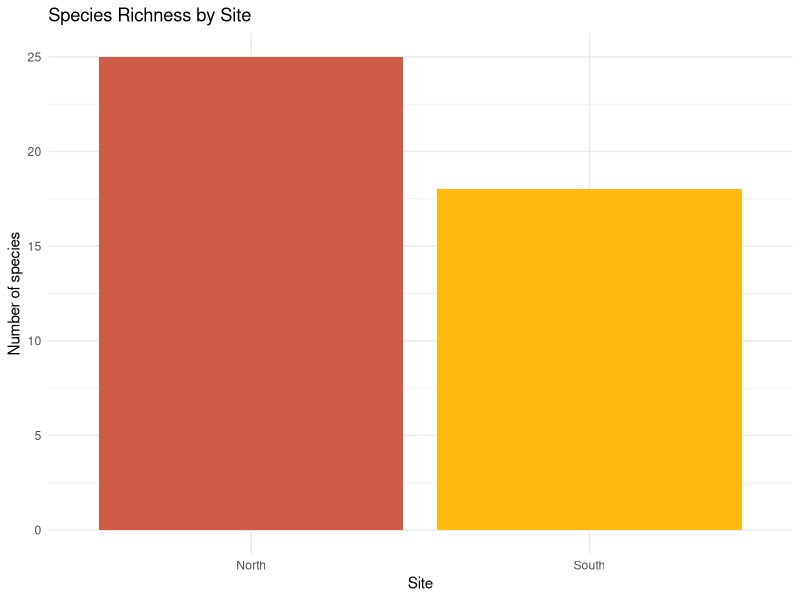
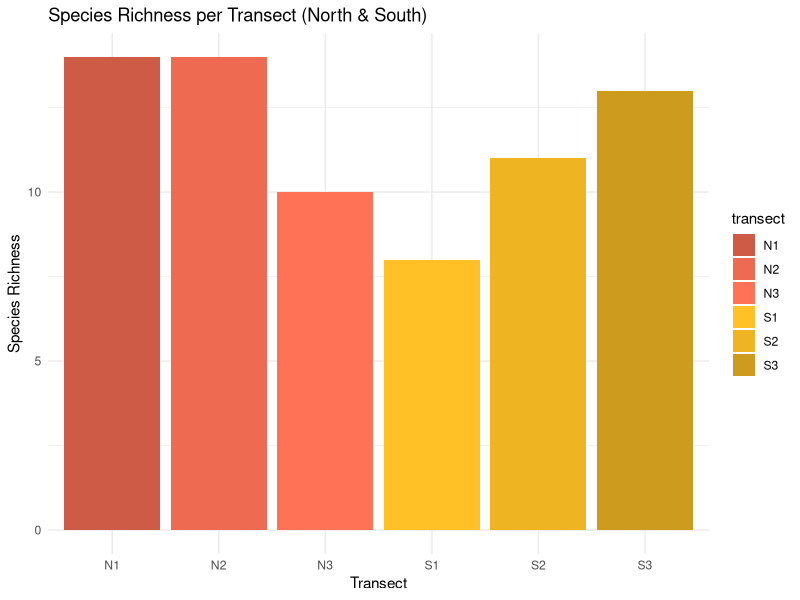
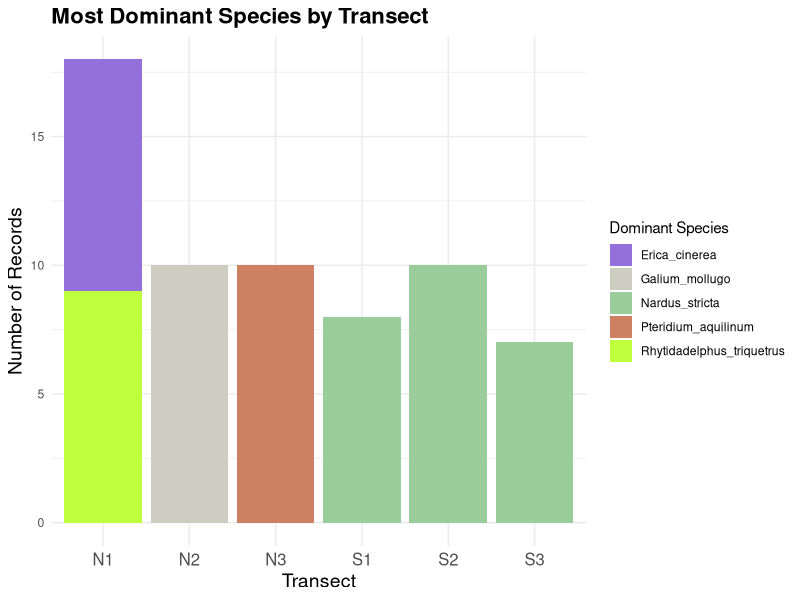
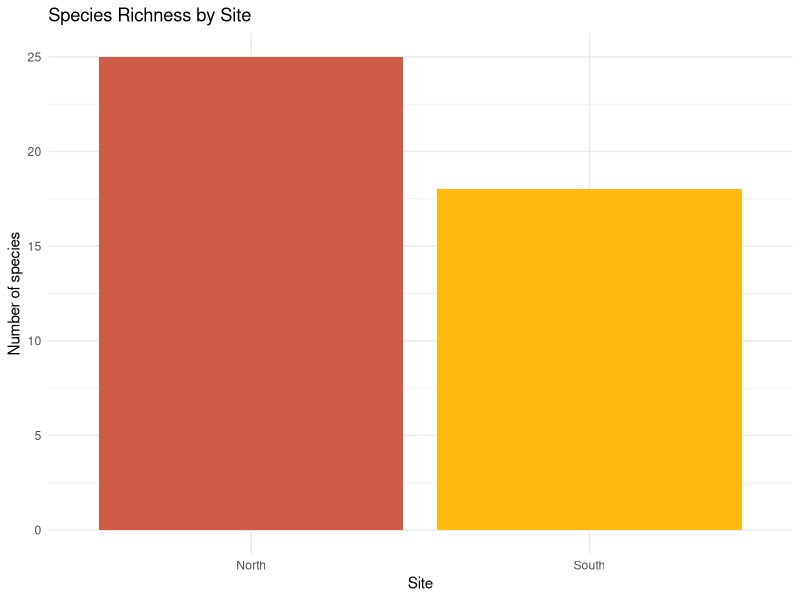
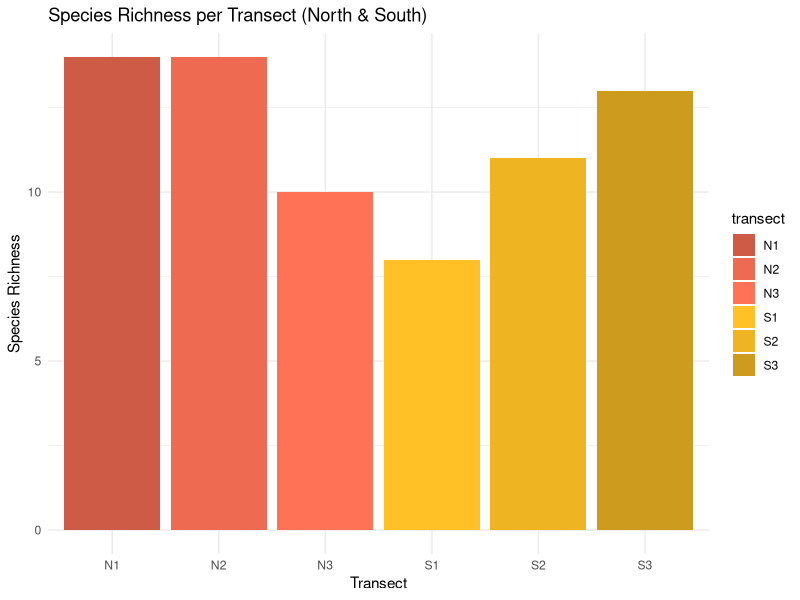
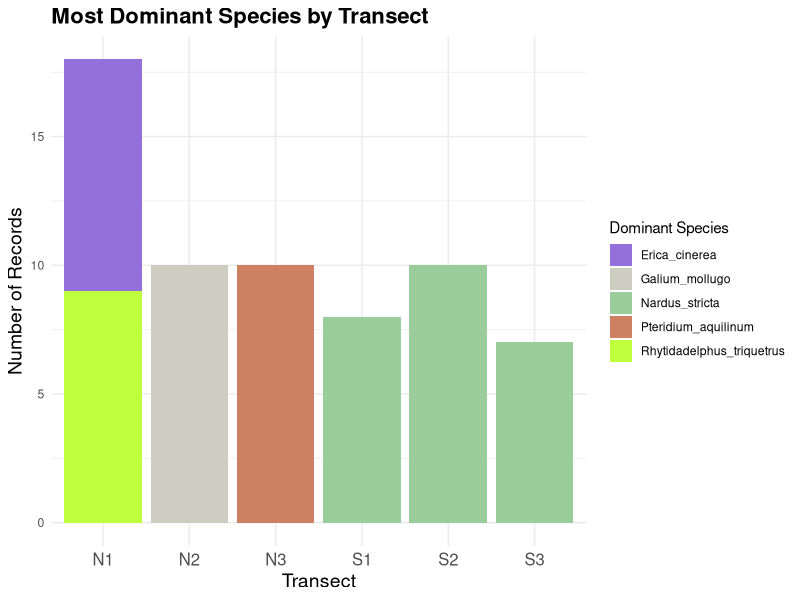

These charts were generated, in order, by the following R code: (Note: this script raises an error after producing the figures.)
install.packages("ggplot2")
library("ggplot2")
install.packages("tidyverse")
library("tidyverse")
North<-read.csv("Data/NorthSlopePlants.csv")
library(readr)
North <- read_csv("Data/NorthSlopePlants.csv")
View(North)
South<-read.csv("Data/SouthSlopePlants.csv")
View(South)
#Separated the data for both sites to make it easier when analysing. 
#Species richness trying to calculate the number of unique species observed
#calculating North Species richness 
North_richness<- North %>%
  summarise(species_richness=n_distinct(scientificName))
North_richness
#North richness = 25 - 25 unique species. 
#Calculating South species richness 
South_richness<- South %>% 
  summarise(species_richness = n_distinct(scientificName))
South_richness

#combine them into a dataframe to make plotting easier 
richness<- data.frame(
  site= c("North", "South"),
  richness=c(North_richness$species_richness, South_richness$species_richness))
richness
#I want to plot the species richness for each site 
#to do this I will use the package ggplot2 
ggplot(richness,aes(x=site,y=richness,fill=site))+
  geom_col() +
  scale_fill_manual(values = c("North"="coral3",
                               "South"="darkgoldenrod1"
                               ))+
  theme_minimal()+
  labs(
    title = "Species Richness by Site",
    x="Site",
    y= "Number of species"
  ) + 
  theme(legend.position = "none")
#save figures in case I want to upload to Github 
ggsave("Results/Species_richness_graph1.png")

#I want to see species richness per transect to relate to habitats and split up the data for the slops a little bit 
#To do this I will first extract the eventID using the first two characters which denote the transect
NorthTran<- North %>%
  mutate(transect=substr(eventID,1,2)) 
SouthTran<- South %>% 
  mutate(transect = substr(eventID,1,2))
NorthTran
#combining the data sets to make it easier to plot 
CombinedTrans<- rbind(NorthTran,SouthTran)
#calculate species richness for each transect 
transect_richness<- CombinedTrans %>%
  group_by(transect)%>%
  summarise(richness=n_distinct(scientificName))
transect_richness
#plot transect richness 
ggplot(transect_richness,aes(x=transect, y=richness, fill = transect))+
  geom_col()+
  scale_fill_manual(values = c(
    "N1"="coral3",
    "N2"="coral2",
    "N3"="coral1",
    "S1"="goldenrod1",
    "S2"="goldenrod2",
    "S3"="goldenrod3"
    ))+
  theme_minimal()+
  labs(
    title="Species Richness per Transect (North & South)",
    x="Transect",
    y="Species Richness"
  )
#save plot 
ggsave("Results/Species_Richness_Transects.png")
#I also want to calculate the most dominant plant species per transect 
#we will use the combined data set for the transects which I created for the last plot 
#To get the most abundant/dominant species we need to could the species occurences per transect 
species_counts<- CombinedTrans %>%
  group_by(transect, scientificName) %>%
  summarise(count=n(), .groups = "drop")
species_counts
#now I can extract the most 'dominant' species which will be the species with the highest count. 
dominant_species<-species_counts %>%
  group_by(transect) %>%
  slice_max(order_by = count, n=1) %>%
  ungroup()
dominant_species
#plotting the dominant species per transect 
ggplot(dominant_species, aes(x = transect, y = count, fill = scientificName)) +
  geom_col()+
  scale_fill_manual(values = c(
      "Erica_cinerea"              = "mediumpurple",
      "Rhytidadelphus_triquetrus"  = "olivedrab1",
      "Galium_mollugo"             = "ivory3",
      "Pteridium_aquilinum"        = "lightsalmon3",
      "Nardus_stricta"             = "darkseagreen3"
  ))+
  theme_minimal() +
  labs(
    title = "Most Dominant Species by Transect",
    x = "Transect",
    y = "Number of Records",
    fill = "Dominant Species"
  ) +
  theme(
    axis.text.x = element_text(size = 12),
    axis.title = element_text(size = 14),
    plot.title = element_text(size = 16, face = "bold")
  )
ggsave("Results/Dominant_sp_transect.png")



#Running a Shannon's diversity index on both slopes to determine which slope has higher diversity 
install.packages("vegan")
library("vegan")
library("dplyr")
#making another north and south dataset from which I can create a joint table and matrix 
North2<-North %>%
  mutate(site = "North")
South2<-South %>%
  mutate(site = "South")
#now combining them 
all_sites<- bind_rows(North2, South2)
#Error in `bind_rows()`:
#! Can't combine `..1$eventDate` <date> and `..2$eventDate` <character>.
#Run `rlang::last_trace()` to see where the error occurred.
#because of the above error, need to chance the types of data to be the same otherwise they cant be combined 
North2 <- North %>%
  mutate(
    site = "North",
    eventDate = as.Date(eventDate)   # if already Date, it stays Date; if character, it converts
  )

South2 <- South %>%
  mutate(
    site = "South",
    eventDate = as.Date(eventDate)   # may need a format if dates look like "01/06/2024"
  )

all_sites <- bind_rows(North2, South2)
#Now that there are in 1 data frame we can create a site matrix to use for the shannons index 
site_matrix<- all_sites %>%
  group_by(site,scientificName) %>%
  summarise(count= n(), .groups = "drop") %>%
  pivot_wider(
    names_from = scientificName,
    values_from = count,
    values_fill = 0
  )
#to run a shannons index we need only numerical information so I need to remove the first column which is 'site' 
sites<- site_matrix$site
species_counts<- as.matrix(site_matrix[,-1])
#now I can run the diversity index 
Shannon_values<- diversity(species_counts, index = "shannon")
shannon_results<- data.frame(
  sites = sites,
  shannon = Shannon_values)
shannon_results
#Running another graph to show top three dominant species for each site north and south 
#I can do this using my all sites dataframe
#I will count the species per site and pick the 3 with the highest counts 
sp_count_site<- all_sites %>%
  group_by(site,scientificName) %>%
  summarise(count = n(), .groups="drop")

top3_site<- sp_count_site %>% 
  group_by(site) %>%
  slice_max(order_by = count, n=3, with_ties = FALSE) %>%
  ungroup()

top3_site
#now to plot them 
ggplot(top3_site, aes(x = site, y = count, fill = scientificName)) +
  geom_col()+
  scale_fill_manual(values = c(
    "Rhytidadelphus_triquetrus" = "olivedrab3",
    "Galium_mollugo"             = "ivory3",
    "Pteridium_aquilinum"        = "lightsalmon3",
    "Nardus_stricta"             = "darkseagreen3",
    "Potentilla_erecta"          = "gold2",
    "Pteridium_aquilinum"        = "lightsalmon3"
  ))+
  theme_minimal() +
  labs(
    title = "3 Most Dominant species by Site",
    x = "Site",
    y = "Number of Records",
    fill = "Top 3 Dominant Species"
  ) +
  theme(
    axis.text.x = element_text(size = 12),
    axis.title = element_text(size = 14),
    plot.title = element_text(size = 16, face = "bold")
  )
ggsave("Results/3_Dom_Site.png")  

#Removing unimportant or incorrect values and data frames from my environment 
rm(plant)
rm(shannon_values)
rm(PlantData)
rm(PlantData_fixed)
